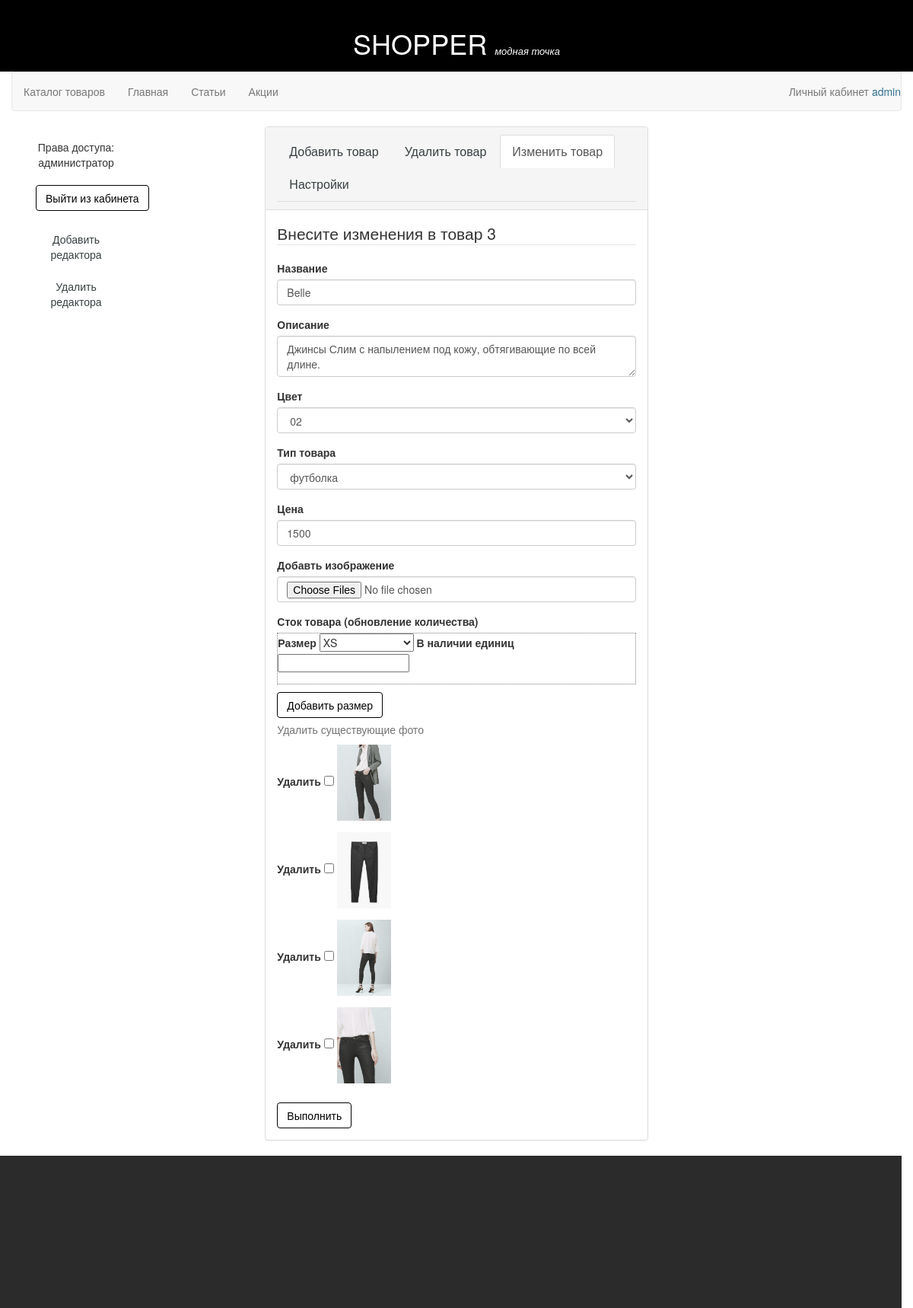
The page /edit_product?id=3 (signed in) on the database its author committed.
### tables this page shows
CREATE TABLE IF NOT EXISTS `product` (
  `id` int(11) NOT NULL AUTO_INCREMENT,
  `name` varchar(30) NOT NULL,
  `description` tinytext NOT NULL,
  `type` int(11) NOT NULL,
  `price` float NOT NULL,
  PRIMARY KEY (`id`),
  KEY `type` (`type`)
);

CREATE TABLE IF NOT EXISTS `product_photo` (
  `id` int(11) NOT NULL,
  `photo_url` varchar(200) NOT NULL,
  `color` char(2) NOT NULL,
  KEY `id_product` (`id`),
  KEY `id` (`id`)
);

### core/routing.php (called while the page is built, shortened)
<?php
include_once('core/db_script.php');
function routing($page){
	$controler  = select ('pages', 'page_name', array('page'=>$page));
	$sidebar_controler = select('right_sidebar','sidebar_page',array('main_page'=>$page));
include_once('models/parametres.php');
include_once('views/template_view.php');
}
?>

### core/core.php (called while the page is built, shortened)
<?php
include_once 'core/routing.php';
function page_load(){
	$page = getPage();
	routing($page);
}
function getPage(){
	$array = explode('/',$_SERVER['REQUEST_URI']);
	$page = $array[1];
	$page = trim_parameters($page);
	if ($page){
		$result = $page;
	}
	else $result ='main';
	return $result;
}
function trim_parameters($page){
	$array = explode('?',$page);
	return $array[0];
}
?>

### index.php (called while the page is built)
<?php
include_once ("core/core.php");
page_load();
?>

### models/edit_model.php (called while the page is built, shortened)
<?php
$link="edit_product";
$legend="Внесите изменения в товар $id";
$product = select('product','*',array('id'=>$id));
if (isset($colors))
	unset($colors);
$_colors = select('stock','DISTINCT color',array('id'=>$id));
foreach ($_colors as $k=>$v){
	$colors[$v['color']]=$v['color'];
}
$images = select('product_photo','photo_url, color',array('id'=>$id));
extract($product[0]);
?>

### core/db_script.php (called while the page is built, shortened)
<?php
function get_connection(){
	return mysqli_connect('127.0.0.1','root','','myfirstshop');
}
function select($table, $what='*', $where='', $add=""){
	if (!empty($where))
	{
		foreach($where as $key=>$value){
			$where_sql.="$and $key='$value' ";
			if (!$and)
				$and=' and ';
		}
		$where_sql='where '.$where_sql;
	}
	$query="SELECT $what FROM $table $where_sql $add";
	$db_connection=get_connection();
	mysqli_set_charset($db_connection,'utf8');
	$result = mysqli_query($db_connection,$query);
	if ($result && mysqli_num_rows($result)){
		while ($row=mysqli_fetch_assoc($result))
			$rows[]=$row;
	}
	else {
		$rows='';
	}
	return $rows;
}

### models/admin_cabinet_model.php (called while the page is built, shortened)
<?php
$_types = select('families');
foreach ($_types as $k=>$v){
	$types[$v['type']]=$v['family'];
}
$_sizes = select ('sizes');
foreach ($_sizes as $k=>$v){
	$sizes[$v['id']]=$v['size'];
}
 for ($i=32;$i<=52;$i++){
 	$sizes[$i]=$i;
 }
$_colors = select ('colors');
foreach ($_colors as $k=>$v){
	$colors[$v['code']]=$v['value'];
}
?>

### models/parametres.php (called while the page is built, shortened)
<?php
$_tmp = select('settings', '*' );
?>

### views/add_product_view.php (the view, shortened to what this page needs)
<form  action="<?=$link?>" method="POST" role="form" enctype='multipart/form-data'>
	<legend><?=$legend?></legend>
	<div class="form-group">
		<label for="n">Название</label>
		<input type="text" class="form-control" id="n" name = "name" placeholder="Имя модели" value ="<?=$name?>" maxlength="28">
	</div>
	<div class="form-group">
		<label for="d">Описание</label>
		<textarea class="form-control" id="d" name = "description"
		maxlength="245"><?=$description?></textarea>
	</div>
	<div class="form-group">
		<label for="color">Цвет</label>
		<select class="form-control" name ='color' id='color'>
			<?php foreach ($colors as $k=>$v){?>
			<option value=<?=$k?>><?=$k?></option>
			<?php }?>
		</select>
	</div>
	<div class="form-group">
		<label for="t">Тип товара</label>
		<select class="form-control" name ='type' id='t'>
			<?php foreach ($types as $k=>$v){?>
			<option value=<?=$k?>><?=$v?></option>
			<?php }?>
		</select>
	</div>
		<div class="form-group">
			<label for="p">Цена</label>
			<input class="form-control" id="p" name = "price" maxlength="6"placeholder="999.09" value ="<?=$price?>">
		</div>
		<div class="form-group">
			<label for="p">Добавть изображение</label>
			<input type='file' multiple class="form-control" id="f" name = "photo[]">
		</div>
	<label for="p">Сток товара (обновление количества)</label>
	<fieldset id="stock_field_js">
	<div class="form-group" id="clone">
		<label for="s">Размер</label>
		<select name ='size[]' id='s'>
			<?php foreach ($sizes as $k=>$v){?>
			<option value=<?=$k?>><?=$v?></option>
			<?php }?>
		</select>
			<label for="stock">В наличии единиц</label>
			<input type="number" id="stock" name = "stock[]" maxlength="6" >
	</div>
	</fieldset>
	<button class="btn btn-default" id="stock_ctrl_js">Добавить размер</button>
	<?php if ($link){ ?>
	<?php if($images){?>
	<p class='help-block'> Удалить существующие фото</p>
	<?php foreach($images as $image){ ?>
	<div class="form-group images" data-color="<?=$image['color']?>">
		<label>Удалить</label>
		<input type='checkbox'  name = "del_photo[]" value ="<?=$image['photo_url']?>">
		<img src="<?=$image['photo_url']?>" height=100px;>
	</div>
	<?php } } } ?>
	<button type="submit" class="btn btn-default">Выполнить</button>
</form>

### views/css/style.css (style rules this page uses)
* { margin:0; padding: 0; }
html,body { height: 100%; min-height: 100%; }
.btn { color:black; background: white; border-color:black; margin-top:10px; }
fieldset { border:1px dotted grey; }

### rows shown on the page
product: name "Belle", description "Джинсы Слим с напылением под кожу, обтягивающие по всей длине.", price "1500"
product_photo: photo_url (picture)
product_photo: photo_url (picture)
product_photo: photo_url (picture)
product_photo: photo_url (picture)

### other values the page prints
$user_name "admin"
$legend "Внесите изменения в товар 3"
form field color "02"
form field type "футболка"
form field value "XS"
